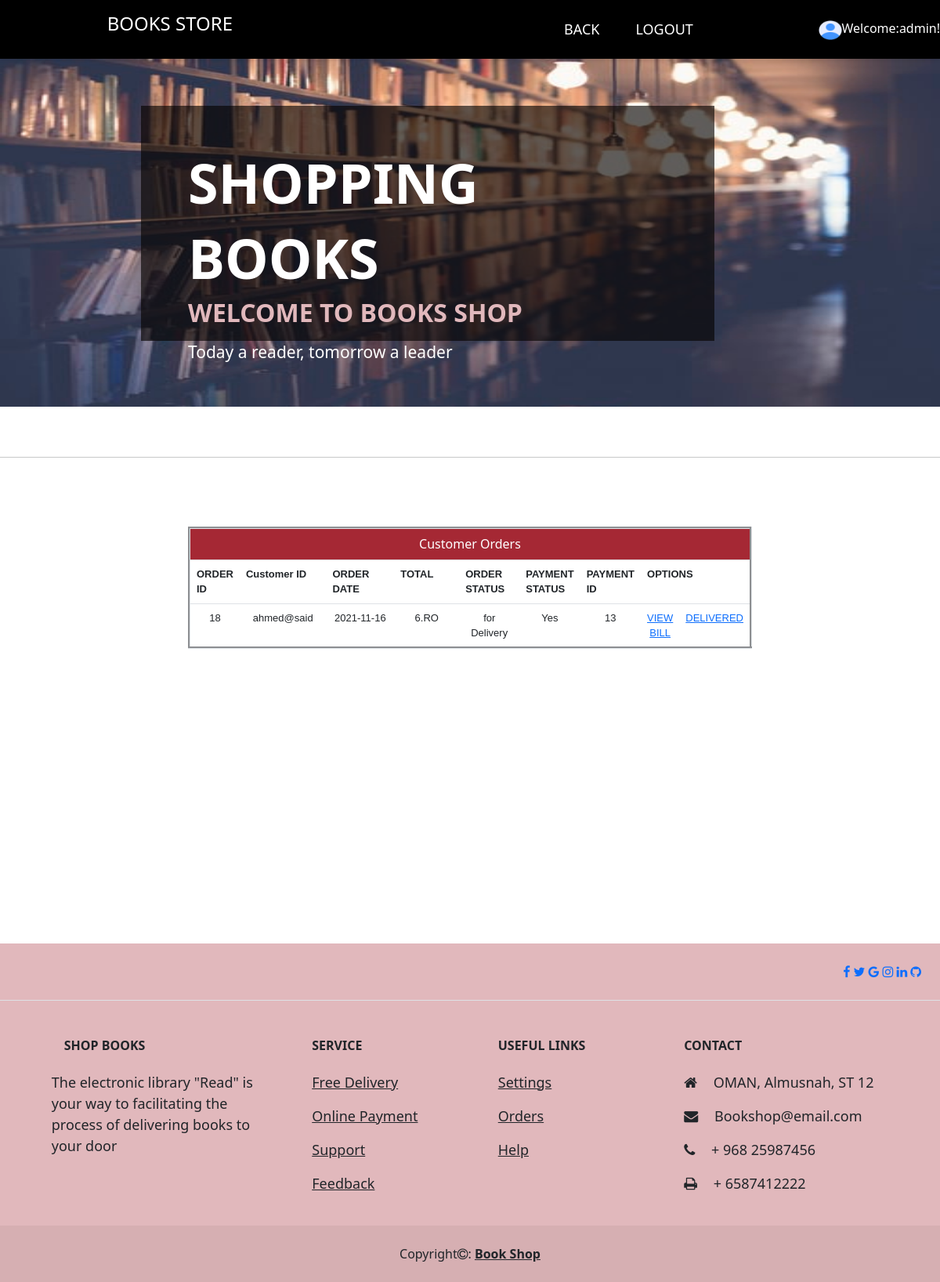
Page /adminviewdelvery.php (signed in) on the committed database.
### tables this page shows
CREATE TABLE IF NOT EXISTS `placeorder` (
  `orid` int(8) NOT NULL AUTO_INCREMENT,
  `cusername` varchar(50) NOT NULL,
  `orderdate` date NOT NULL,
  `gTotal` double NOT NULL,
  `orderstatus` varchar(20) NOT NULL,
  `Payment` varchar(8) NOT NULL,
  PRIMARY KEY (`orid`)
);

CREATE TABLE IF NOT EXISTS `tblbill` (
  `bill_id` int(8) NOT NULL AUTO_INCREMENT,
  `cardname` varchar(50) NOT NULL,
  `cardnum` varchar(20) NOT NULL,
  `dateexp` date NOT NULL,
  `sequritycode` int(4) NOT NULL,
  `cusername` varchar(50) NOT NULL,
  `orderid` int(8) NOT NULL,
  `totalamount` double NOT NULL,
  PRIMARY KEY (`bill_id`)
);

### adminviewdelvery.php (the view, shortened to what this page needs)
<!DOCTYPE html PUBLIC "-//W3C//DTD XHTML 1.0 Transitional//EN" "http://www.w3.org/TR/xhtml1/DTD/xhtml1-transitional.dtd">
<html xmlns="http://www.w3.org/1999/xhtml">
<head>
<link rel="stylesheet" href="https://cdnjs.cloudflare.com/ajax/libs/font-awesome/4.7.0/css/font-awesome.min.css">
<link href="style.css" rel="stylesheet" type="text/css">
<link href="bootstrap-5.1.0-dist/bootstrap-icons/bootstrap-icons.css" rel="stylesheet">
  <link href="bootstrap-5.1.0-dist/glightbox/css/glightbox.min.css" rel="stylesheet">
<link href="bootstrap-5.1.0-dist/css/bootstrap.css" rel="stylesheet" type="text/css">
<link href="https://cdnjs.cloudflare.com/ajax/libs/font-awesome/4.7.0/css/font-awesome.min.css" rel="stylesheet">
</head>
<body>
 <nav class="navbar navbar-expand-lg navbar-black bg-black py-3 shadow-sm bg-transparent-black fixed-top"> <a href="#" class="navbar-brand font-weight-bold d-block d-lg-none"></a>
    <div id="navbarContent" class="collapse navbar-collapse">
        <ul class="navbar-nav mx-auto">
          <h4 class="logo" style="color: #FFFFFF">BOOKS STORE</h4>
            <li class="nav-item dropdown megamenu">
		<a id="megamneu" href="AdminHomepage.php" data-toggle="dropdown" aria-haspopup="true" aria-expanded="false" class="nav-link  font-weight-bold text-uppercase ">BACK</a></li>
		<li class="nav-item"><a href="logout.php" class="nav-link font-weight-bold text-uppercase">LOGOUT</a></li>
         </ul>
      <div><img src="image/profile-user.png" height="25px" width="30px"><span class="auto-style3"><span class="text-white">Welcome:<?php
			$username= $_SESSION['txtuser'];
	include ("connect.php");
	$qryname = "select * from  tbadmin where username='$username' ";
	$result = mysqli_query($con,$qryname);
	while($rows = mysqli_fetch_assoc($result))
	{ $namee=$rows['aname'];
}
	echo $namee. "!";
	?>
	</span><span class="auto-style1"></img></span></span></div>
</nav>
                <div class="carousel-inner" style="left: 0px; top: 0px; height: 519px">
               <div class="carousel-item active">
                  <img class="d-block w-100" src="image/download.jpg" alt="slider_img" height="543">
                  <div class="ovarlay_slide_cont" style="left: 0; top: 135px; height: 300px; width: 61%">
                     <h2>SHOPPING BOOKS</h2>
                     <h4>WELCOME TO  BOOKS SHOP</h4>
                     <p>Today a reader, tomorrow a leader</p>
                  </div>
               </div>
                </div>
                <br/>
                <br/>
                <hr><br>
     <form   method="post" id="form2"   name="form2"  onsubmit="return validate(this);"  enctype="multipart/form-data"  action="customerpage.php">
				 <span class="auto-style2">
				  <?php
	$query1 = "select * from placeorder a ,tblbill b where a.orid=b.orderid and  a.Payment='Yes' and  a.orderstatus='for Delivery' ";
     $result1 = mysqli_query($con,$query1);
	$num = mysqli_num_rows($result1);
	if ($num > 0){
	echo "<br>";
		echo "<table  id='productSizes' class='table' border='3'  style='width:60%;' align=center  cellspacing=2>";
	echo "<tr>";
	echo "<br>";
	echo "<tr bgcolor='#A52834'> ";
		echo "<td   width=100 align=center  colspan=9><font color='#ffffff'> Customer Orders</font></td>";
	echo"</tr>";
	echo "<th class='col-1' ><font face =arial size =2>ORDER ID";
	echo "<th class='col-3' ><font face =arial size =2>Customer ID";
	echo "<th class='col-3' ><font face =arial size =2>ORDER DATE";
	echo "<th class='col-3'><font face =arial size =2> TOTAL";
	echo "<th  class='col-3'><font face =arial size =2> ORDER STATUS ";
	echo "<th class='col-5'><font face =arial size =2> PAYMENT STATUS ";
	echo "<th class='col-5'><font face =arial size =2> PAYMENT ID";
	echo "<th colspan = 2 ><font face =arial size =2>OPTIONS";
     while($row = mysqli_fetch_assoc($result1)) {
		$rno =$row["orid"];
		$usernamerc =$row["cusername"];
		$rdate =$row["orderdate"];
		$ptotal =$row["totalamount"];
		$statuts =$row["orderstatus"];
		$payment =$row["Payment"];
		$bill_id =$row["bill_id"];
		echo "<tr>";
		echo  "<td align=center><font face =arial size =2>$rno";
		echo  "<td align=center><font face =arial size =2>$usernamerc";
		echo "<td align=center><font face =arial size =2>$rdate";
		echo"<td align=center><font face =arial size =2> $ptotal.RO";
		echo"<td align=center><font face =arial size =2> $statuts";
		echo"<td align=center><font face =arial size =2> $payment";
		echo"<td align=center><font face =arial size =2> $bill_id";
		echo "<td align=center><a href='adminBill1.php?orid=$rno&&bill_id=$bill_id&&cusername=$usernamerc'><font face =arial size =2>VIEW BILL</a><br>";
		echo "<td align=center><a href='delivered.php?orid=$rno&&bill_id=$bill_id&&cusername=$usernamerc'><font face =arial size =2>DELIVERED </a><br>";
		}
 		echo  "</table>";
}
else{
	echo "<center>No Bill Payment yet! <br>";
	echo "Click <a href='AdminHomepage.php'>here</a> To Back !</a></center>";
}
?>
		</span>
		<br />
		<br />
		<br />
		<br />
		<br />
		<br />
   </form>
   <br />
  <br><br><br><br><br>
 <br />
 <br />
 <br />
<footer class="auto-style7">
  <section
    class="d-flex justify-content-center justify-content-lg-between p-4 border-bottom bg-"
       >
    <div>
     <a href="https://ar-ar.facebook.com"><i class="fa fa-facebook"></i></a>
       <a href="https://twitter.com/"> <i class="fa fa-twitter"></i></a>
       <a href="https://google.com/"> <i class="fa fa-google"></i></a>
       <a href="https://instagram.com/"> <i class="fa fa-instagram"></i></a>
       <a href="https://linkedin.com/"> <i class="fa fa-linkedin"></i></a>
       <a href="https://github.com/"> <i class="fa fa-github"></i></a>
    </div>
  </section>
  <section class="">
    <div class="container text-center text-md-start mt-5">
      <div class="row mt-3">
        <div class="col-md-3 col-lg-4 col-xl-3 mx-auto mb-4">
          <h6 class="text-uppercase fw-bold mb-4">
            <i class="fas fa-gem me-3"></i>SHOP BOOKS
          </h6>
          <p>The electronic library "Read" is your way to facilitating the process of delivering books to your door
          </p>
        </div>
        <div class="col-md-2 col-lg-2 col-xl-2 mx-auto mb-4">
          <h6 class="text-uppercase fw-bold mb-4">
           SERVICE
          </h6>
          <p>
            <a href="#!" class="text-reset">Free Delivery</a>
          </p>
          <p>
            <a href="#!" class="text-reset">Online Payment</a>
          </p>
          <p>
            <a href="#!" class="text-reset">Support</a>
          </p>
          <p>
            <a href="#!" class="text-reset">Feedback</a>
          </p>
        </div>
        <div class="col-md-3 col-lg-2 col-xl-2 mx-auto mb-4">
          <h6 class="text-uppercase fw-bold mb-4">
            Useful links
          </h6>
             <p>
            <a href="#!" class="text-reset">Settings</a>
          </p>
          <p>
            <a href="#!" class="text-reset">Orders</a>
          </p>
          <p>
            <a href="#!" class="text-reset">Help</a>
          </p>
        </div>
        <div class="col-md-4 col-lg-3 col-xl-3 mx-auto mb-md-0 mb-4">
          <h6 class="text-uppercase fw-bold mb-4">
            Contact
          </h6>
          <p><i class="fa fa-home me-3"></i> OMAN, Almusnah, ST 12</p>
          <p>
            <i class="fa fa-envelope me-3"></i>
            Bookshop@email.com
          </p>
          <p><i class="fa fa-phone me-3"></i> + 968 25987456</p>
          <p><i class="fa fa-print me-3"></i> + 6587412222</p>
        </div>
      </div>
    </div>
  </section>
  <div class="text-center p-4" style="background-color: rgba(0, 0, 0, 0.05);">
    Copyright<i class="fa fa-copyright"></i>:
    <a class="text-reset fw-bold" href="https://mdbootstrap.com/">Book Shop</a>
  </div>
</footer>
     </body>
</html>

### style.css (style rules this page uses)
.logo { margin-right: 400px; font-family: 'Crimson Text', serif, font-size -2px; color: ; }
* { box-sizing: border-box; }
nav.navbar a, nav.navbar ul li a { color: #FFF !important; }
nav.navbar ul li { padding: 0 15px; position: relative; }
.navbar-nav li a { font-size: 18px; font-weight: 300; }
p { font-size: 18px; font-weight: 300; }
.ovarlay_slide_cont { background: rgba(5,3,0,0.63); position: absolute; width: 60%; margin: 0 15%; z-index: 1111111111; top: 135px; left: 0; padding: 50px 60px 70px; }
.ovarlay_slide_cont h2 { color: #fff; text-transform: uppercase; font-size: 70px; font-weight: 700; line-height: normal; margin: 0; }
.ovarlay_slide_cont h4 { color: #E1B8BC; font-size: 32px; text-transform: uppercase; font-weight: 700; margin: 0 0 15px 0; line-height: normal; }
.ovarlay_slide_cont p { color: #fff; font-weight: 300; margin: 0 0 30px 0; font-size: 21px; padding: 0 75px 0 0; line-height: 28px; }

### adminviewdelvery.php (style rules this page uses)
.auto-style7 { background-color: #E1B8BC; }

### rows in the picture
placeorder: orid "18", tblbill.cusername "ahmed@said", orderdate "2021-11-16", tblbill.totalamount "6", orderstatus "for Delivery", Payment "Yes", tblbill.bill_id "13"

### other values in the picture
$namee "admin"
